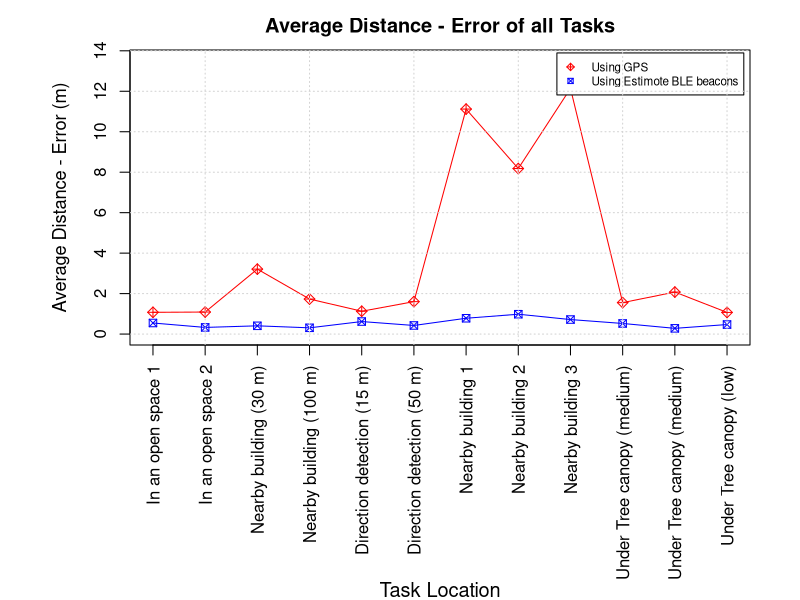

Write the R code that produced this figure.
## ---- chunk 1
# read measured distances using GPS
gps_dis_app = read.csv('data/ds_gps_app.csv',header=TRUE, sep=",")
# read actual distances using measurement tape (when tasks were achieved using GPS)
gps_dis_real = read.csv('data/ds_gps_real.csv',header=TRUE, sep=",")
# read measured distances using BLE beacons
ble_dis_app = read.csv('data/ds_ble_app.csv',header=TRUE, sep=",")
# read actual distances using measurement tape (when tasks were achieved using BLE beacons)
ble_dis_real = read.csv('data/ds_ble_real.csv',header=TRUE, sep=",")
## ---- chunk 2
# calculating GPS distance-error 
gps_dis_error = abs(gps_dis_app[,-c(1)] - gps_dis_real[,-c(1)])
# update dataframe header
colnames(gps_dis_error) = paste("GPS Dis. Error T", 1:12, sep="")
players = c(1:9)
gps_dis_error <- cbind(players, gps_dis_error)

# calculating BLE beacons distance-error  
ble_dis_error = abs(ble_dis_app[,-c(1)] - ble_dis_real[,-c(1)])
# update dataframe header
colnames(ble_dis_error) = paste("BLE Dis. Error T", 1:12, sep="")
players = c(1:9)
ble_dis_error <- cbind(players, ble_dis_error)
## ---- chunk 3
# gps
mean_gps_dis_error <- colMeans(gps_dis_error[,-c(1)], na.rm = TRUE)
# ble beacons
mean_ble_dis_error <- colMeans(ble_dis_error[,-c(1)], na.rm = TRUE)
## ---- chunk 4
tasks_labels = c(  
  "In an open space 1", 
  "In an open space 2",
  "Nearby building (30 m)",
  "Nearby building (100 m)",
  "Direction detection (15 m)",
  "Direction detection (50 m)",
  "Nearby building 1",
  "Nearby building 2",
  "Nearby building 3",
  "Under Tree canopy (medium)",
  "Under Tree canopy (medium)",
  "Under Tree canopy (low)"
)

mean_gps_error_list = c(
  mean_gps_dis_error[1],
  mean_gps_dis_error[6],
  mean_gps_dis_error[9],
  mean_gps_dis_error[12],
  mean_gps_dis_error[2],
  mean_gps_dis_error[11],
  mean_gps_dis_error[7],
  mean_gps_dis_error[10],
  mean_gps_dis_error[8],
  mean_gps_dis_error[3],
  mean_gps_dis_error[4],
  mean_gps_dis_error[5]
)

mean_ble_error_list = c(  
  mean_ble_dis_error[1],
  mean_ble_dis_error[6],
  mean_ble_dis_error[9],
  mean_ble_dis_error[12],
  mean_ble_dis_error[2],
  mean_ble_dis_error[11],
  mean_ble_dis_error[7],
  mean_ble_dis_error[10],
  mean_ble_dis_error[8],
  mean_ble_dis_error[3],
  mean_ble_dis_error[4],
  mean_ble_dis_error[5]
)

## plotting results
par(mfcol=c(1,1), mai=c(2.55,1.3,0.5,0.5))
plot(c(1:12),mean_gps_error_list, xaxt = "n", ylab = "", 
     xlab = "", main= "Average Distance - Error of all Tasks", col = 'red', pch = 9, ylim=c(0,13.5))
title(ylab="Average Distance - Error (m)", line=3, cex.lab=1.1)
title(xlab="Task Location", line=11.8, cex.lab=1.2)
axis(1, at=1:12,  labels=tasks_labels, las=2)
lines(c(1:12),mean_gps_error_list, lty=1, lwd=1, col="red")
points(c(1:12),mean_ble_error_list, col="blue", pch = 7)
lines(c(1:12),mean_ble_error_list,lty=1,lwd=1,col="blue")
legend('topright', legend=c("Using GPS", "Using Estimote BLE beacons"),
       col=c("red", "blue"), pch = c(9, 7), cex=0.7, inset=0.01, lwd=c(NA, NA, 2))
grid()
